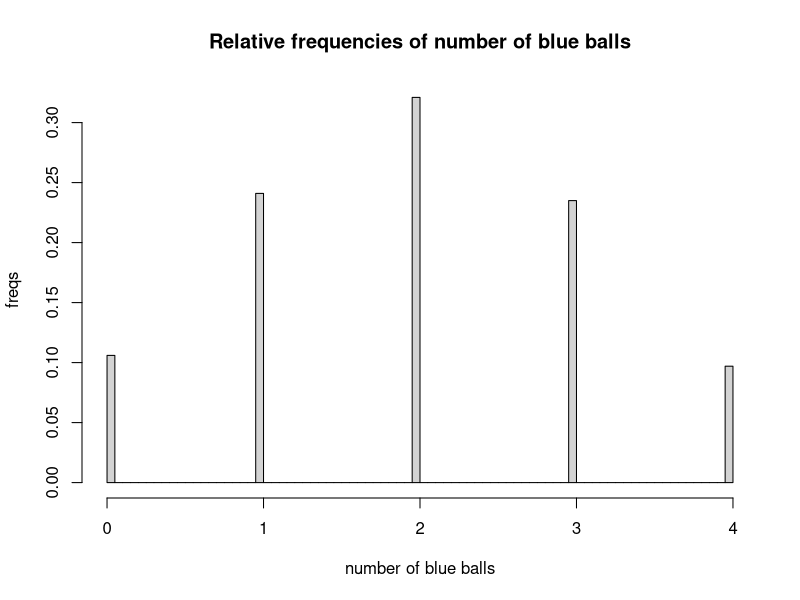

This figure's R source:
## ---- chunk 1
# boxes 
box1 <- c('blue', 'blue', 'red')
box2 <- c('blue', 'blue', 'red', 'red', 'red', 'white')
## ---- chunk 2
n <- runif(1, min = 0, max = 1)

if (n > 0.5) {
  sample(box1, size = 4, replace = TRUE)
} else {
  sample(box2, size = 4, replace = TRUE)
}
  
## ---- chunk 3
times <- 1000
drawn_balls <- matrix(NA, nrow = 1000, ncol = 4)

for (i in 1:times) {
  n <- runif(1, min = 0, max = 1)
  if (n > 0.5) {
    draw <- sample(box1, size = 4, replace = TRUE)
    drawn_balls[i, ] <- draw
  } else {
    draw <- sample(box2, size = 4, replace = TRUE)
    drawn_balls[i, ] <- draw
  }
}

head(drawn_balls)
## ---- chunk 4
count_blue <- rowSums(drawn_balls == "blue")
num_blue <- cbind(count_blue)

prop_zero_blue <- (sum(num_blue == 0))/times
prop_zero_blue

prop_one_blue <- (sum(num_blue == 1))/times
prop_one_blue

prop_two_blue <- (sum(num_blue == 2))/times
prop_two_blue

prop_three_blue <- (sum(num_blue == 3))/times
prop_three_blue

prop_four_blue <- (sum(num_blue == 4))/times
prop_four_blue

## ---- chunk 5
histogram <- hist(num_blue, breaks = 100, plot = FALSE)
histogram$density = histogram$counts/sum(histogram$counts) 
plot(histogram, main = "Relative frequencies of number of blue balls",
     xlab = "number of blue balls",
     ylab = "freqs",
     freq = FALSE)

